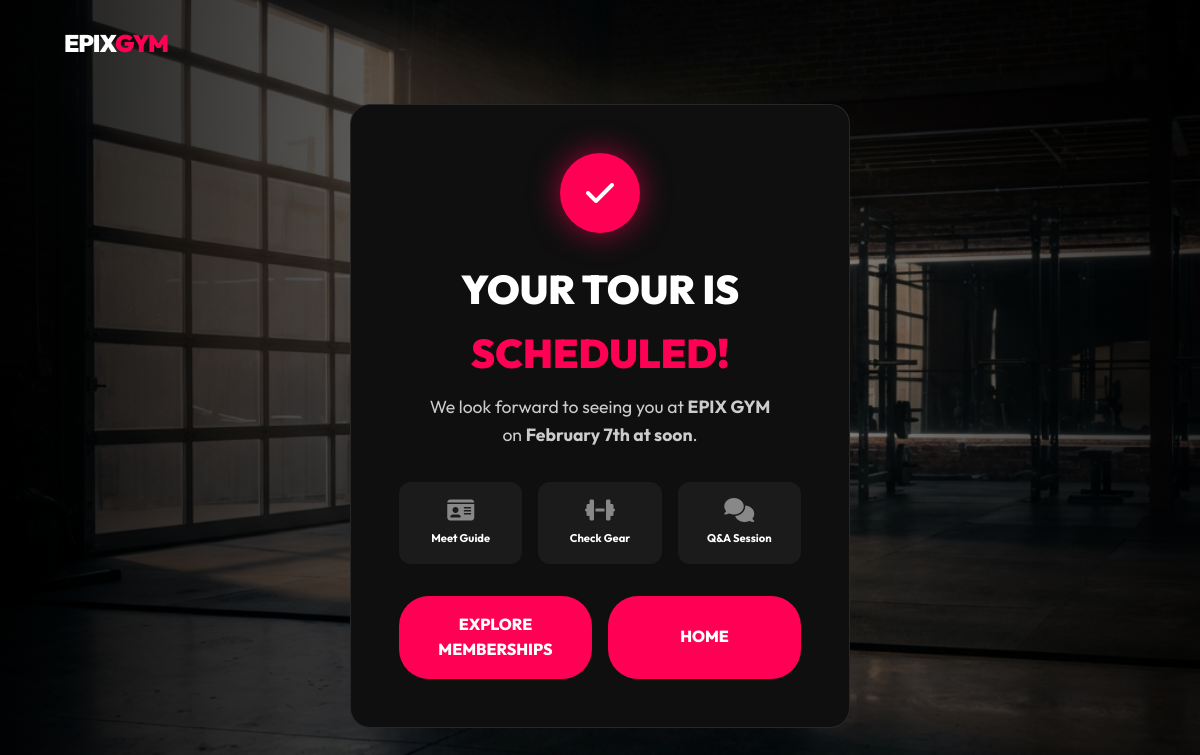
Page /TourSuccess.php on the earlier database version.
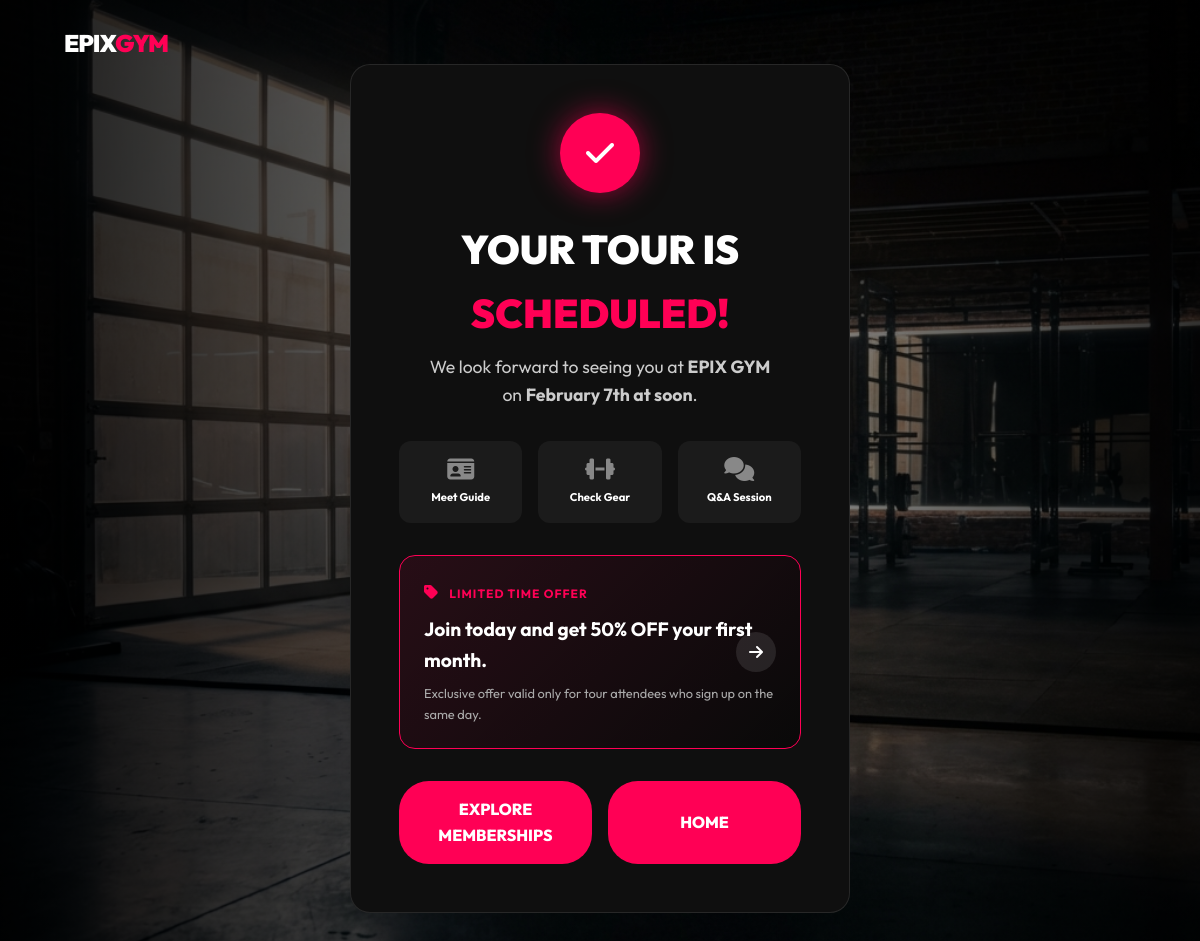
Same page on the later database version.
### tables this page shows
CREATE TABLE `specialoffers` (
  `id` int NOT NULL AUTO_INCREMENT,
  `Title` varchar(100) NOT NULL,
  `Description` text,
  `DiscountPercentage` int DEFAULT 0,
  `IsActive` tinyint(1) DEFAULT 1,
  `Image` varchar(255) DEFAULT NULL,
  PRIMARY KEY (`id`)
);

### TourSuccess.php (the view, shortened to what this page needs)
<?php
require_once 'Includes/DB.php';
$offer = null;
try {
    $stmt = $pdo->query("SELECT * FROM specialoffers WHERE IsActive = 1 LIMIT 1");
    $offer = $stmt->fetch();
} catch (PDOException $e) { }
$dateRaw = $_GET['date'] ?? date('Y-m-d');
$timeStr = $_GET['time'] ?? 'soon';
$location = $_GET['location'] ?? 'EPIX GYM';
$dateObj = new DateTime($dateRaw);
$dateDisplay = $dateObj->format('F jS');
?>
<!DOCTYPE html>
<html lang="en">
<head>
    <link rel="stylesheet" href="css/style.css">
    <link rel="stylesheet" href="css/tour.css">
    <link rel="stylesheet" href="https://cdnjs.cloudflare.com/ajax/libs/font-awesome/6.4.0/css/all.min.css">
</head>
<body class="TourBody">
    <?php
    include 'Includes/NavBar.php';
    ?>
    <div class="TourPageWrapper" style="justify-content: center;">
        <div class="SuccessCard">
            <div class="CheckIcon">
                <i class="fa-solid fa-check" style="color: white; font-size: 2rem;"></i>
            </div>
            <h1 class="SuccessTitle">
                YOUR TOUR IS <br> <span class="Highlight">SCHEDULED!</span>
            </h1>
            <p class="SuccessText">
                We look forward to seeing you at <strong><?= htmlspecialchars($location) ?></strong><br>
                on <strong><?= $dateDisplay ?> at <?= htmlspecialchars($timeStr) ?></strong>.
            </p>
            <div class="FeatureGrid">
                <div class="FeatureGridItem">
                    <i class="fa-solid fa-id-card"></i>
                    <div>Meet Guide</div>
                </div>
                <div class="FeatureGridItem">
                    <i class="fa-solid fa-dumbbell"></i>
                    <div>Check Gear</div>
                </div>
                <div class="FeatureGridItem">
                    <i class="fa-solid fa-comments"></i>
                    <div>Q&A Session</div>
                </div>
            </div>
            <?php if ($offer): ?>
            <div class="OfferCard">
                <i class="fa-solid fa-tag" style="color: var(--primary); margin-right: 0.5rem;"></i>
                <span class="Tag">Limited Time Offer</span>
                <h3>
                    <?= htmlspecialchars($offer['Description']) ?>
                </h3>
                <p>
                    Exclusive offer valid only for tour attendees who sign up on the same day.
                </p>
                <a href="Pricing.php" class="OfferArrow">
                    <i class="fa-solid fa-arrow-right"></i>
                </a>
            </div>
            <?php endif; ?>
            <div class="ActionButtons">
                <a href="Pricing.php" class="BtnSubmit" style="text-decoration: none; flex: 1;">Explore Memberships</a>
                <a href="index.php" class="BtnSubmit BtnHome">Home</a>
            </div>
        </div>
    </div>
</body>
</html>

### Includes/NavBar.php (shortened to what this page needs)
<nav class="Navbar">
    <div class="Logo">
        <a href="index.php">EPIX<span class="Highlight">GYM</span></a>
    </div>
</nav>

### CSS/style.css (style rules this page uses)
:root { --primary: #FF0055; --dark-bg: #111111; --dark-card: #1A1A1A; --text-white: #FFFFFF; --text-gray: #AAAAAA; --font-main: 'Outfit', sans-serif; }
* { margin: 0; padding: 0; box-sizing: border-box; }
body { background-color: var(--dark-bg); color: var(--text-white); font-family: var(--font-main); line-height: 1.6; }
a { text-decoration: none; color: inherit; }
.Highlight { color: var(--primary); }
.Navbar { display: flex; justify-content: space-between; align-items: center; padding: 1.5rem 4rem; position: absolute; width: 100%; top: 0; z-index: 100; }
.Logo { font-size: 1.5rem; font-weight: 900; letter-spacing: -1px; }

### CSS/tour.css (style rules this page uses)
:root { --primary: #FF0055; --dark-bg: #0a0a0a; --glass: rgba(255, 255, 255, 0.03); --border: rgba(255, 255, 255, 0.1); }
body.TourBody { margin: 0; padding: 0; font-family: 'Outfit', sans-serif; background-color: #050505; background-image: linear-gradient(to right, rgba(0, 0, 0, 0.9) 0%, rgba(0, 0, 0, 0.4) 60%, rgba(0, 0, 0, 0.8) 100%), url('../imgs/tour-bg-generated.jpg'); background-size: cover; background-position: center; background-attachment: fixed; color: white; min-height: 100vh; display: flex; flex-direction: column; overflow-x: hidden; }
.TourPageWrapper { display: flex; flex-direction: column; width: 100%; max-width: 1300px; padding: 2rem 4rem; gap: 2rem; align-items: center; justify-content: space-between; flex-grow: 1; margin-top: 2rem; }
@media (min-width: 1024px) { .TourPageWrapper { flex-direction: row; align-items: center; height: auto; min-height: 80vh; } }
.SuccessTitle { font-size: 2.5rem; font-weight: 900; margin-bottom: 0.5rem; text-transform: uppercase; }
.SuccessText { color: #ccc; font-size: 1.1rem; margin-bottom: 2rem; }
.FeatureGrid { display: grid; grid-template-columns: 1fr 1fr 1fr; gap: 1rem; margin-bottom: 2rem; }
.FeatureGridItem { background: rgba(255, 255, 255, 0.05); padding: 1rem; border-radius: 12px; }
.FeatureGridItem i { font-size: 1.5rem; color: #888; margin-bottom: 0.5rem; }
.FeatureGridItem div { font-size: 0.7rem; font-weight: 700; color: white; }
.OfferCard { background: linear-gradient(135deg, rgba(255, 0, 85, 0.1) 0%, rgba(0, 0, 0, 0.4) 100%); border: 1px solid var(--primary); padding: 1.5rem; border-radius: 16px; text-align: left; margin-bottom: 2rem; position: relative; }
.OfferCard .Tag { color: var(--primary); font-size: 0.75rem; letter-spacing: 1px; font-weight: 700; text-transform: uppercase; }
.OfferCard h3 { font-size: 1.2rem; margin: 0.5rem 0; color: white; }
.OfferCard p { font-size: 0.8rem; color: #aaa; margin: 0; }
.OfferArrow { position: absolute; right: 1.5rem; top: 50%; transform: translateY(-50%); background: rgba(255, 255, 255, 0.1); width: 40px; height: 40px; display: flex; align-items: center; justify-content: center; border-radius: 50%; color: white; text-decoration: none; }
.ActionButtons { display: flex; gap: 1rem; }
.BtnHome { text-decoration: none; flex: 1; background: transparent; border: 1px solid rgba(255, 255, 255, 0.2); }
.BtnSubmit { width: 100%; padding: 1rem; background: var(--primary); color: white; border: none; border-radius: 30px; font-size: 1rem; font-weight: 800; text-transform: uppercase; cursor: pointer; transition: transform 0.2s, box-shadow 0.2s; display: flex; align-items: center; justify-content: center; gap: 0.5rem; }
.SuccessCard { text-align: center; background: #0f0f0f; border: 1px solid var(--border); padding: 3rem; border-radius: 20px; max-width: 500px; width: 100%; }
.CheckIcon { width: 80px; height: 80px; background: var(--primary); border-radius: 50%; margin: 0 auto 1.5rem; display: flex; align-items: center; justify-content: center; font-size: 2.5rem; box-shadow: 0 0 30px rgba(255, 0, 85, 0.6); }

Differences in the rows shown:
added specialoffers: Description "Join today and get 50% OFF your first month."
Other differences:
text now shown: "LIMITED TIME OFFER Exclusive offer valid only for tour attendees who sign up on the same day."
